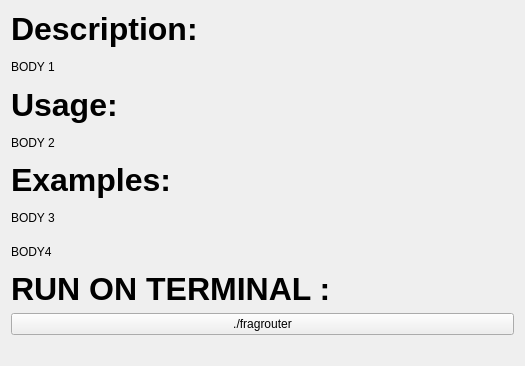
          <widget class="QWidget" name="scrollAreaWidgetContents_8">
           <property name="geometry">
            <rect>
             <x>0</x>
             <y>0</y>
             <width>525</width>
             <height>366</height>
            </rect>
           </property>
           <layout class="QGridLayout" name="gridLayout_7">
            <item row="8" column="0">
             <widget class="QPushButton" name="fragRouterButton">
              <property name="text">
               <string>./fragrouter</string>
              </property>
             </widget>
            </item>
            <item row="9" column="0">
             <spacer name="fragRouterVSpacer">
              <property name="orientation">
               <enum>Qt::Vertical</enum>
              </property>
              <property name="sizeType">
               <enum>QSizePolicy::Fixed</enum>
              </property>
              <property name="sizeHint" stdset="0">
               <size>
                <width>20</width>
                <height>20</height>
               </size>
              </property>
             </spacer>
            </item>
            <item row="7" column="0">
             <widget class="QLabel" name="fragRouterH4">
              <property name="font">
               <font>
                <pointsize>24</pointsize>
                <weight>75</weight>
                <bold>true</bold>
               </font>
              </property>
              <property name="text">
               <string>RUN ON TERMINAL :</string>
              </property>
             </widget>
            </item>
            <item row="5" column="0">
             <widget class="QLabel" name="fragRouterB3">
              <property name="text">
               <string>BODY 3</string>
              </property>
             </widget>
            </item>
            <item row="1" column="0">
             <widget class="QLabel" name="fragRouterB1">
              <property name="text">
               <string>BODY 1</string>
              </property>
             </widget>
            </item>
            <item row="2" column="0">
             <widget class="QLabel" name="fragRouterH2">
              <property name="font">
               <font>
                <pointsize>24</pointsize>
                <weight>75</weight>
                <bold>true</bold>
               </font>
              </property>
              <property name="text">
               <string>Usage:</string>
              </property>
             </widget>
            </item>
            <item row="0" column="0">
             <widget class="QLabel" name="fragRouterH1">
              <property name="font">
               <font>
                <pointsize>24</pointsize>
                <weight>75</weight>
                <bold>true</bold>
               </font>
              </property>
              <property name="text">
               <string>Description:</string>
              </property>
             </widget>
            </item>
            <item row="3" column="0">
             <widget class="QLabel" name="fragRouterB2">
              <property name="text">
               <string>BODY 2</string>
              </property>
             </widget>
            </item>
            <item row="4" column="0">
             <widget class="QLabel" name="fragRouterH3">
              <property name="font">
               <font>
                <pointsize>24</pointsize>
                <weight>75</weight>
                <bold>true</bold>
               </font>
              </property>
              <property name="text">
               <string>Examples:</string>
              </property>
             </widget>
            </item>
            <item row="6" column="0">
             <widget class="QLabel" name="fragRouterB4">
              <property name="text">
               <string>BODY4</string>
              </property>
             </widget>
            </item>
           </layout>
          </widget>
